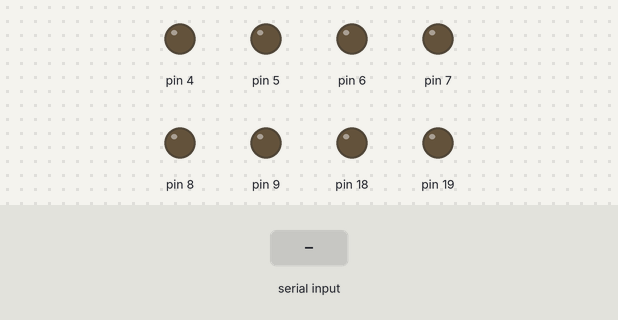
Bench run of a sketch on a simulated Arduino Uno, built with avr-gcc and run on an emulated ATmega328P. Shown: output pins drawn as LEDs (lit = HIGH). The inputs (shaded band) are chosen by the test bench. EEPROM starts erased; pins used as bus, display or sensor lines are not drawn.

Above: at 0.1 s.
At 3.2 s:
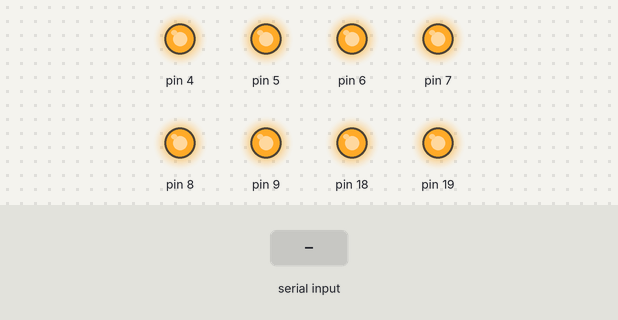
3.3 s: "sw,1\n" received over Serial
At 3.6 s:
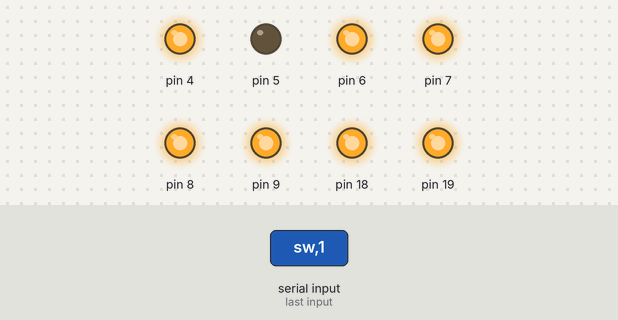
Timing chart, 0 to 6.3 s (numbered marks = the images above; inputs shaded):
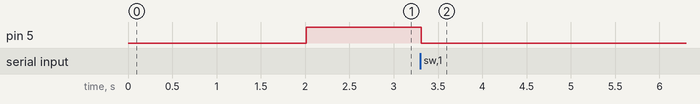

The sketch:

Controllino-Mini.ino
```cpp
#include <Controllino.h>
#include <avr/wdt.h>
#include <EEPROM.h>
#include <stdlib.h>
#include <SoftwareSerial.h>


#define d0 CONTROLLINO_D0
#define d1 CONTROLLINO_D1
#define d2 CONTROLLINO_D2
#define d3 CONTROLLINO_D3
#define d4 CONTROLLINO_D4
#define d5 CONTROLLINO_D5
#define d6 CONTROLLINO_D6
#define d7 CONTROLLINO_D7

#define a0 CONTROLLINO_A0
#define a1 CONTROLLINO_A1
#define a2 CONTROLLINO_A2
#define a3 CONTROLLINO_A3
#define a4 CONTROLLINO_A4
#define a5 CONTROLLINO_A5

#define RX 11
#define TX 10

SoftwareSerial mySerial(RX, TX); // RX, TX

const uint8_t numDigitalOutputs = 8;
const uint8_t numAnalogInputs = 6;
uint8_t digitalOutput[] = {d0, d1, d2, d3, d4, d5, d6, d7};
uint8_t analogInput[] = {a0, a1, a2, a3, a4, a5};

const uint8_t progversion = 6;

uint8_t serialbufferindex = 0;
const uint8_t serialbuffersize = 200;
uint8_t serialbuffer[serialbuffersize];
bool eepromupdate = false;


struct memorystruct{
  bool meminit;
  bool debug;
  bool persistent;
  bool outPutStates[numDigitalOutputs];
  uint8_t eepromversion;
};

memorystruct memory = {
  false,
  true,
  false,
  {false, false, false, false, false, false, false, false},
  progversion,
};


void(* resetFunc) (void) = 0;

void loadeeprom(int idx = 0, bool setdefault = false){
  EEPROM.get(idx, memory);
  if(setdefault){
    memory.debug = false;
    memory.eepromversion = progversion;
    eepromupdate = true;
  }
}

void saveeeprom(int idx = 0){
  memory.meminit = true;
  EEPROM.put(idx, memory);
  eepromupdate = false;
}

void clsbuffer(){
  for(uint8_t i=0;i<serialbuffersize;i++){
    serialbuffer[i] = '\0';
  }
  serialbufferindex = 0;
}


void setup_io(uint8_t port, bool active = false, bool output = false){
  uint8_t on = LOW;
  if(active)on = HIGH;

  byte iotype = INPUT;
  if(output)iotype = OUTPUT;

  pinMode(port, iotype);
  if(output)digitalWrite(port, on);
}


void init_ouptut(){
  if(memory.debug)Serial.print(F("init output..."));
  for(uint8_t i=0;i<numDigitalOutputs; i++){
    setup_io(digitalOutput[i], false, true);
  }
  if(memory.debug)Serial.println(F("finish"));
}

void init_input(){
  if(memory.debug)Serial.print(F("init input..."));
  for(uint8_t i=0;i<numAnalogInputs; i++){
    setup_io(analogInput[i]);
  }
  if(memory.debug)Serial.println(F("finish"));
}


void switch_io(uint8_t port, bool on = false){
  uint8_t state = LOW;
  if(on)state = HIGH;
  if(memory.debug){
    Serial.print(F("switch_io Port = "));
    Serial.print(port);
    Serial.print(F(" state = "));
    Serial.println(state);
  }
  digitalWrite(port, state);
}


bool is_on(uint8_t index){
  return digitalRead(digitalOutput[index]);
}

void switch_task(uint8_t index, bool on = false){
  if(index > numDigitalOutputs)return;
  if(memory.debug){
    Serial.print(F("output = "));
    Serial.print(index);
    Serial.print(F(" switch "));
    if(on){
      Serial.println(F("on"));
    } else {
      Serial.println(F("off"));
    }
  }
  switch_io(digitalOutput[index], on);
  if(memory.persistent){
    memory.outPutStates[index] = on;
    eepromupdate = true;
  }
}

uint16_t readAnalogInput(uint8_t index){
  return analogRead(analogInput[index]);
}


int readInput(uint8_t index, bool dpin = true){
  bool result = false;
  if(dpin){
    result = digitalRead(digitalOutput[index]);
  } else {
    result = digitalRead(analogInput[index]);
  }
  return result;
}


void setup() {
  loadeeprom(0);
  if((memory.eepromversion > 254) || (memory.eepromversion < progversion)){
    loadeeprom(0, true);
  }
  delay(10);
  Serial.begin(115200);
  delay(1000);
  if(memory.debug && !Serial)memory.debug = false;
  if(memory.debug)Serial.println(F("start setup"));
  // Initialisiere digitale Ausgänge (falls nötig)
  if(memory.debug)Serial.println(F("setup output"));
  init_ouptut();
  // Initialisiere Analoge Eingänge (falls nötig)
  if(memory.debug)Serial.println(F("setup input"));
  init_input();
  if(memory.debug)Serial.println(F("setup watchdog to 8s"));
  wdt_enable(WDTO_8S);
  if(memory.debug)Serial.println(F("setup finish"));
  wdt_reset();
  if(memory.debug)Serial.println(F("setup mySerial"));
  pinMode(RX, OUTPUT);
  pinMode(TX, OUTPUT);
  digitalWrite(TX, HIGH);
  delay(1000);
  digitalWrite(TX, LOW);
  pinMode(RX, INPUT);
  if(memory.debug)Serial.println(F("start mySerial"));
  mySerial.begin(9600);
  if(memory.persistent){
    if(memory.debug)Serial.println(F("restore last Output States"));
    for(uint8_t i = 0; i < numDigitalOutputs; i++){
      if(memory.outPutStates[i])switch_task(i, memory.outPutStates[i]);
    }
  }
  if(memory.debug)Serial.println(F("Setup finish!"));
  wdt_reset();
}


unsigned long currmillis, eepromtask, myserialtask, serialtask = 0;
void loop() {
  currmillis = millis();
  if((unsigned long)(currmillis - eepromtask) >= 5000){
    if(eepromupdate){
      if(memory.debug)Serial.println(F("save settings to eeprom"));
      saveeeprom();
    }
    eepromtask = millis();
  }

  if((unsigned long)(currmillis - myserialtask) >= 10){
    mySerialEvent();
    myserialtask = millis();
  }

  if((Serial) && (unsigned long)(currmillis - serialtask) >= 20){
    SerialEvent();
    serialtask = millis();
  }

  wdt_reset();
  yield();
}

char lastchar = '0';

void SerialEvent(){
  while(Serial.available() > 0){
    char c = (char)Serial.read();
    lastchar = c;
    serialbuffer[serialbufferindex++] = c;
    if(c == '\n')break;
  }
  yield();
  if(lastchar == '\n' && serialbufferindex > 0)ProcessSerialEvent(serialbufferindex);
}

void mySerialEvent(){
  while(mySerial.available() > 0){
    char c = (char)mySerial.read();
    lastchar = c;
    serialbuffer[serialbufferindex++] = c;
    if(c == '\n')break;
  }
  yield();
  if(lastchar == '\n' && serialbufferindex > 0)ProcessSerialEvent(serialbufferindex);
}

void ProcessSerialEvent(uint8_t index) {
  char* cmd = strtok(serialbuffer, ',');
  char* sep = strchr(serialbuffer, ',');
  *sep = 0;
  ++sep;

  if(memory.debug){
    Serial.print(F("Command = "));
    Serial.println(cmd);
    Serial.print(F("seperator = "));
    Serial.println(sep);
  }

  if(strcmp(cmd,"sw") == 0){
    uint8_t id = atoi(strtok(sep, ','));
    char* on = strchr(sep, ',');
    *on = 0;
    ++on;

    bool state = false;
    if(atoi(on)>0)state = true;
    switch_task(id, state);
  }
  else if(strcmp(cmd,"ra") == 0){
      mySerial.println(readInput(atoi(sep), false));
  }
  else if(strcmp(cmd,"rd") == 0){
      mySerial.println(readInput(atoi(sep)));
  }
  else if(strcmp(cmd,"rv") == 0){
    if(atoi(sep) < 6 && atoi(sep) >= 0){
      mySerial.println(analogRead(atoi(sep)));
    }
  }
  else if(strcmp(cmd,"readin") == 0){
    for(uint8_t i=0;i<numAnalogInputs; i++){
      mySerial.print(readInput(i, false));
      mySerial.print(F(","));
    }
    mySerial.println();
  }
  else if(strcmp(cmd,"readout") == 0){
    for(uint8_t i=0;i<numDigitalOutputs; i++){
      mySerial.print(readInput(i));
      mySerial.print(F(","));
    }
    mySerial.println();
  }
  else if(strcmp(cmd,"persist") == 0){
    if(atoi(sep)>0){
      memory.persistent = true;
    } else {
      memory.persistent = false;
    }
    eepromupdate = true;
  }
  else if(strcmp(cmd,"debug") == 0){
    if(atoi(sep)>0){
      memory.debug = true;
    } else {
      memory.debug = false;
    }
    eepromupdate = true;
  }
  else if(strcmp(cmd,"reboot") == 0){
    if(atoi(sep) > 0){
      resetFunc();
    }
  }
  clsbuffer();
}
```

Measured:
- after the input at 3.3 s, pin 5: HIGH → LOW at once
